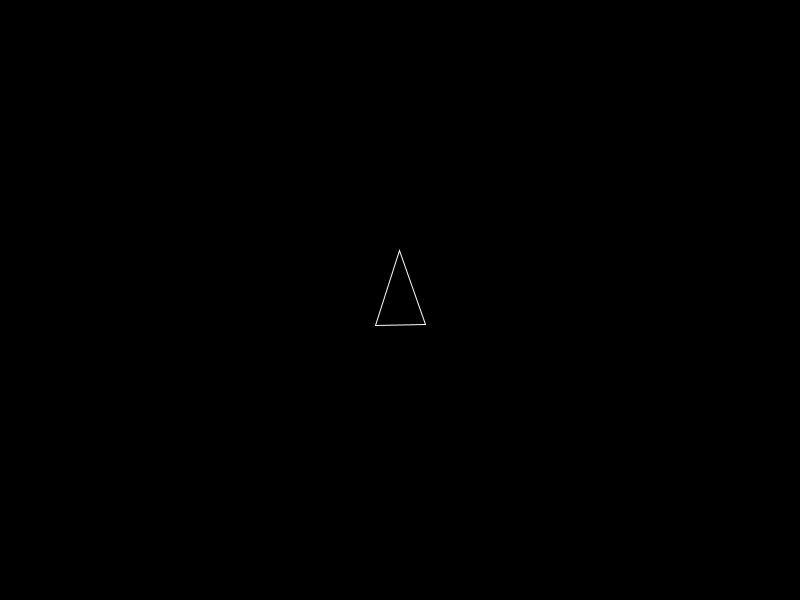
Frame 1 (no input)
Frame 60 (the mouse pressed at the canvas centre just before this capture): identical to frame 1, image omitted
Frame 120 (the mouse held since frame 60 and released just before this capture): identical to frame 1, image omitted

The Processing sketch that drew this single still picture (run headless with seeded random() and noise(); from frame 60 on, the mouse is pressed at the canvas centre):

// Processing sketch: Asteroids
// ── Asteroids.pde
//Asteroids

boolean upkey, downkey, leftkey, rightkey, spacekey;
Ship playerShip;

void setup() {
  
  size(800,600);
  imageMode(CENTER);
  playerShip = new Ship();
  
}


void draw() {
  
  background(0);
  playerShip.show();
  playerShip.act();
  
  
  
}

// ── Bullet.pde
class Bullet {
  
  int lives;
  PVector loc;
  PVector vel;
  
  
  
  Bullet() {
    
    lives = 1;
    loc = new PVector(playerShip.loc.x, playerShip.loc.y);
    vel = new PVector(playerShip.dir.x, playerShip.dir.y);
    vel.setMag(8);
    
  }
  
  
  void act() {
    
    loc.add(vel);

    
  }
  
  void show() {
    
    stroke(255);
    noFill();
    circle(loc.x, loc.y, 8);
    
    
  }
  
  
  
  
  
  
  
}

// ── Ship.pde
class Ship {
  
  PVector loc;
  PVector vel;
  PVector dir;
  
  int lives;
  
  Ship() {
    
   lives = 3; 
   loc = new PVector(width/2, height/2); 
   vel = new PVector(0,0);
   dir = new PVector(0,-0.1);
    
    
  }
  
  
  void act() {
    
    loc.add(vel);
    
    if(upkey) vel.add(dir);
    if (downkey) vel.sub(dir);
    if (leftkey) dir.rotate(radians(-3));
    if (rightkey) dir.rotate(radians(3));
    
    if (loc.x < -15) loc.x = width + 15;
    if (loc.x > width + 15) loc.x = -15;
    
    
  }
  
  void show() {
    
    pushMatrix();
    translate(loc.x,loc.y);
    rotate(dir.heading());
    
    // Draw Spaceship
    noFill();
    stroke(255);
    strokeWeight(1);
    triangle(-25,-25,-25,25,50,0);
      
    
    popMatrix();
    
  }
  
  
  
  
}
